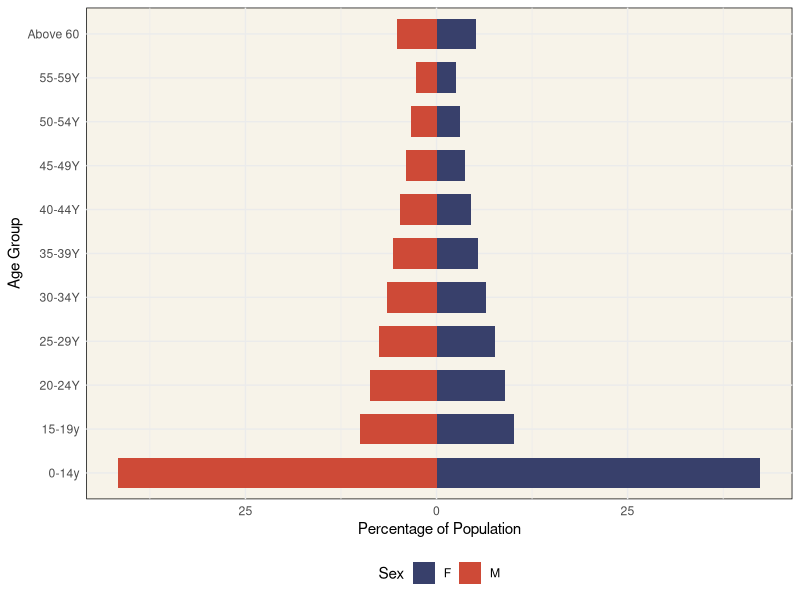
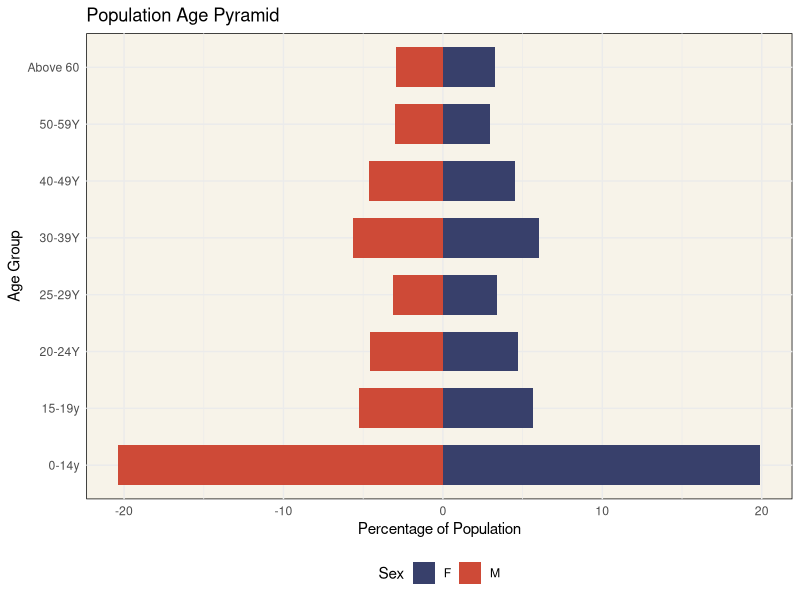
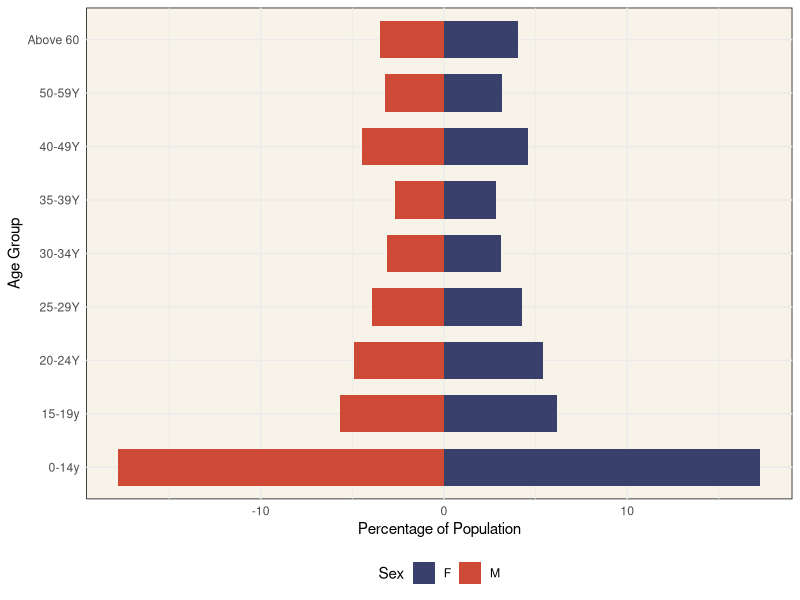
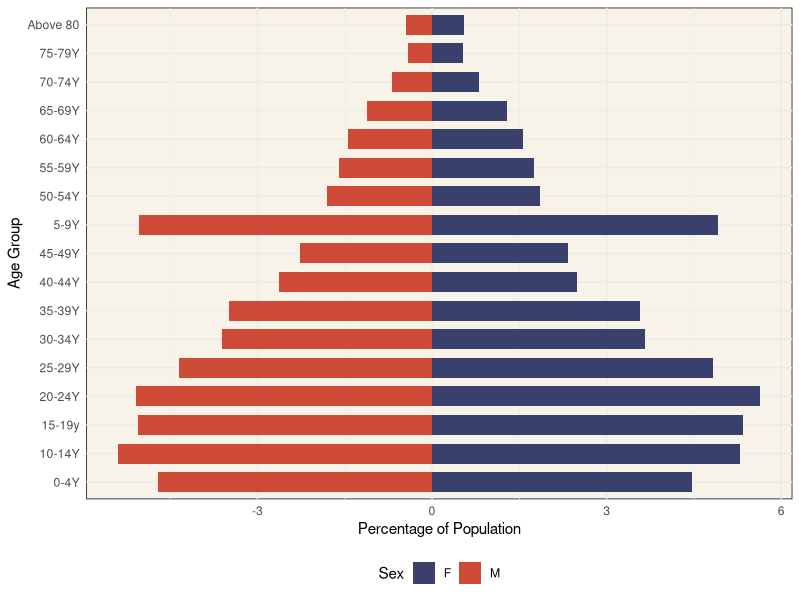
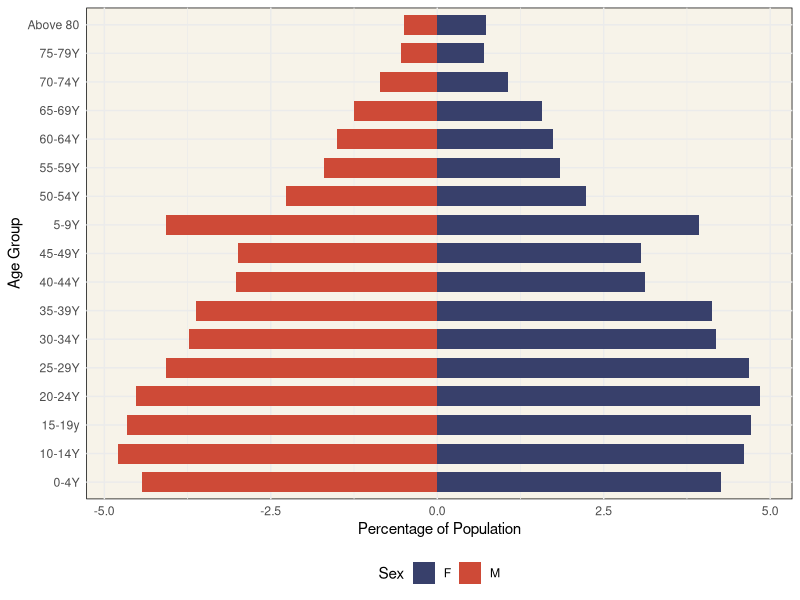
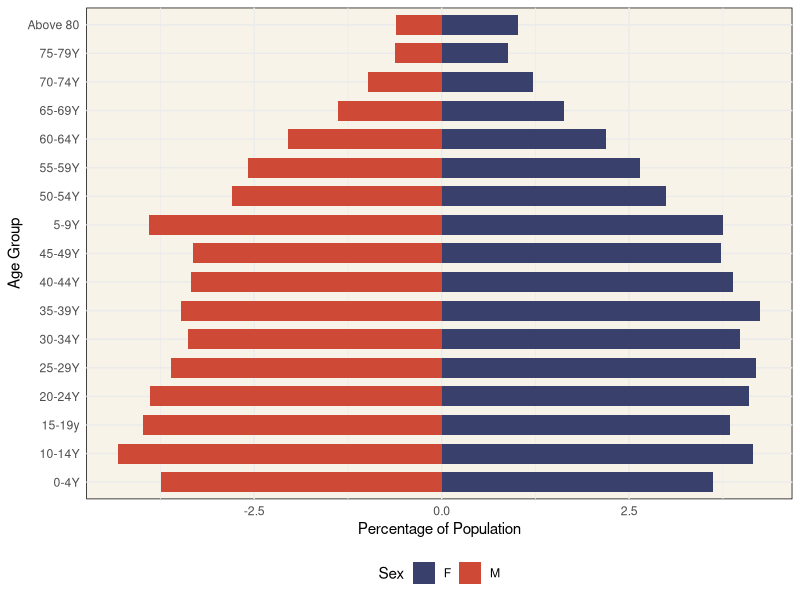

Generate these figures, in order, with R:
## ---- chunk 1

#| label: setup
#| warning: false
#| echo: false

library(dplyr)
library(tidyr)
library(ggplot2)

## ---- chunk 2
# Original 1961 data
population_data <- data.frame(
  Age.group = c(rep("0-14y", 2), rep("15-19y", 2), rep("20-24Y", 2), rep("25-29Y", 2), 
                rep("30-34Y", 2), rep("35-39Y", 2), rep("40-44Y", 2), rep("45-49Y", 2),
                rep("50-54Y", 2), rep("55-59Y", 2), rep("Above 60", 2)),
  Sex = rep(c("M", "F"), 11),
  Population = c(3480500, 3747300, 842200, 895100, 728300, 787200, 626800, 673400,
                 543700, 575700, 475600, 481100, 402200, 395000, 335200, 329000,
                 275400, 276300, 219800, 225400, 432200, 461300)
)

# Convert Population to numeric (in case it's read as character)
population_data$Population <- as.numeric(gsub(",", "", population_data$Population))

# Calculate total population for each sex
total_population <- population_data %>%
  group_by(Sex) %>%
  summarize(Total = sum(Population))

# Calculate percentage of total population
population_data <- population_data %>%
  left_join(total_population, by = "Sex") %>%
  mutate(Percentage = (Population / Total) * 100) %>%
  mutate(Percentage = ifelse(Sex == "M", -Percentage, Percentage))

# Plot the age pyramid with black and yellow colors
ggplot(population_data, aes(x = Age.group, y = Percentage, fill = Sex)) +
  geom_bar(stat = "identity", width = 0.7) +
  scale_fill_manual(values = c("M" = "#ce4a37", "F" = "#38406b")) +
  coord_flip() +
  scale_y_continuous(labels = abs) +
  labs(x = "Age Group",
       y = "Percentage of Population",
       fill = "Sex") +
  theme_minimal() +
  theme(legend.position = "bottom",
        panel.background = element_rect(fill = "#f7f3e9")) # Added line for custom background color


# Sum populations for different age groups
working_age_population <- population_data %>%
  filter(Age.group %in% c("15-19y", "20-24Y", "25-29Y", "30-34Y", "35-39Y", "40-44Y", "45-49Y", "50-54Y", "55-59Y")) %>%
  summarize(Total = sum(Population)) %>%
  pull(Total)

elderly_population <- population_data %>%
  filter(Age.group == "Above 60") %>%
  summarize(Total = sum(Population)) %>%
  pull(Total)

# Calculate dependency ratio
dependency_ratio <- ((elderly_population) / working_age_population) * 100

# Print results
cat("Working Age Population:", working_age_population, "\n")
cat("Elderly Population:", elderly_population, "\n")
cat("Dependency Ratio:", dependency_ratio, "%\n")

## ---- chunk 3

# Create the data frame
data_1971 <- data.frame(
  Age.group = c("0-14y", "0-14y", "15-19y", "15-19y", "20-24Y", "20-24Y", "25-29Y", "25-29Y", 
                "30-39Y", "30-39Y", "40-49Y", "40-49Y", "50-59Y", "50-59Y", "Above 60", "Above 60"),
  Sex = c("M", "F", "M", "F", "M", "F", "M", "F", "M", "F", "M", "F", "M", "F", "M", "F"),
  Population_1971 = c(4345415, 4249847, 1127098, 1210207, 977869, 1012032, 664368, 723141, 1205088, 
                 1282770, 995745, 960628, 639945, 624627, 631802, 695893)
)

# Calculate total population for percentage calculation
total_population_1971 <- sum(data_1971$Population_1971)

# Add percentage column
data_1971$Percentage_1971 <- (data_1971$Population_1971 / total_population_1971) * 100

# Prepare data for plotting
data_plot <- data_1971 %>%
  mutate(Percentage_1971 = ifelse(Sex == "M", -Percentage_1971, Percentage_1971))

# Plot the age pyramid
ggplot(data_plot, aes(x = Age.group, y = Percentage_1971, fill = Sex)) +
  geom_bar(stat = "identity", position = "identity", width = 0.7) +
  coord_flip() +
  scale_fill_manual(values = c("M" = "#ce4a37", "F" = "#38406b")) +
  labs(title = "Population Age Pyramid",
       x = "Age Group",
       y = "Percentage of Population") +
  theme_minimal() +
  theme(legend.position = "bottom",
        panel.background = element_rect(fill = "#f7f3e9"))

# Calculate total population for each age group
pop_above_60 <- sum(data_1971[data_1971$Age.group == "Above 60", "Population_1971"])
pop_working_age <- sum(data_1971[data_1971$Age.group %in% c("15-19y", "20-24Y", "25-29Y", "30-39Y", "40-49Y", "50-59Y"), "Population_1971"])

# Calculate dependency ratio
dependency_ratio <- (pop_above_60 / pop_working_age) * 100

# Print the result
dependency_ratio

## ---- chunk 4

# Create the data frame
data_1981 <- data.frame(
  Age.group = c("0-14y", "0-14y", "15-19y", "15-19y", "20-24Y", "20-24Y", "25-29Y", "25-29Y", 
                "30-34Y", "30-34Y", "35-39Y", "35-39Y", "40-49Y", "40-49Y", "50-59Y", "50-59Y", 
                "Above 60", "Above 60"),
  Sex = c("M", "F", "M", "F", "M", "F", "M", "F", "M", "F", "M", "F", "M", "F", "M", "F", "M", "F"),
  Population_1981 = c(4521000, 4392000, 1444000, 1566000, 1250000, 1370000, 1001000, 1081000, 789000, 
                 789000, 674000, 727000, 1138000, 1165000, 815000, 811000, 895000, 1022000)
)

# Calculate total population for percentage calculation
total_population_1981 <- sum(data_1981$Population_1981)

# Add percentage column
data_1981$Percentage_1981 <- (data_1981$Population_1981 / total_population_1981) * 100

# Prepare data for plotting
data_plot1 <- data_1981 %>%
  mutate(Percentage_1981 = ifelse(Sex == "M", -Percentage_1981, Percentage_1981))

# Plot the age pyramid
ggplot(data_plot1, aes(x = Age.group, y = Percentage_1981, fill = Sex)) +
  geom_bar(stat = "identity", position = "identity", width = 0.7) +
  coord_flip() +
  scale_fill_manual(values = c("M" = "#ce4a37", "F" = "#38406b")) +
  labs(x = "Age Group",
       y = "Percentage of Population") +
  theme_minimal() +
  theme(legend.position = "bottom",
        panel.background = element_rect(fill = "#f7f3e9"))

# Calculate total population for each group
pop_above_60_1981 <- sum(data_1981[data_1981$Age.group == "Above 60", "Population_1981"])
pop_working_age_1981 <- sum(data_1981[data_1981$Age.group %in% c("15-19y", "20-24Y", "25-29Y", "30-34Y", "35-39Y", "40-49Y", "50-59Y"), "Population_1981"])

# Calculate dependency ratio
dependency_ratio_1981 <- (pop_above_60_1981 / pop_working_age_1981) * 100

# Print the result
dependency_ratio_1981


## ---- chunk 5
# Create the data frame
data_1991 <- data.frame(
  Age.group = c("0-4Y", "0-4Y", "5-9Y", "5-9Y", "10-14Y", "10-14Y", "15-19y", "15-19y", 
                "20-24Y", "20-24Y", "25-29Y", "25-29Y", "30-34Y", "30-34Y", "35-39Y", "35-39Y",
                "40-44Y", "40-44Y", "45-49Y", "45-49Y", "50-54Y", "50-54Y", "55-59Y", "55-59Y",
                "60-64Y", "60-64Y", "65-69Y", "65-69Y", "70-74Y", "70-74Y", "75-79Y", "75-79Y",
                "Above 80", "Above 80"),
  Sex = c("M", "F", "M", "F", "M", "F", "M", "F", "M", "F", "M", "F", "M", "F", "M", "F",
          "M", "F", "M", "F", "M", "F", "M", "F", "M", "F", "M", "F", "M", "F", "M", "F",
          "M", "F"),
  Population_1991 = c(1365090, 1298620, 1459473, 1425373, 1564752, 1534328, 1467374, 1551965,
                 1475802, 1636830, 1262730, 1398554, 1046690, 1060612, 1013437, 1036484,
                 764030, 724101, 657954, 678628, 523257, 538602, 465404, 510493, 417045,
                 454527, 324559, 374175, 199223, 232057, 121978, 154954, 128057, 160790)
)

# Calculate total population for percentage calculation
total_population_1991 <- sum(data_1991$Population_1991)

# Add percentage column
data_1991$Percentage_1991 <- (data_1991$Population_1991 / total_population_1991) * 100

# Prepare data for plotting
data_plot2 <- data_1991 %>%
  mutate(Percentage_1991 = ifelse(Sex == "M", -Percentage_1991, Percentage_1991))

# Plot the age pyramid
ggplot(data_plot2, aes(x = Age.group, y = Percentage_1991, fill = Sex)) +
  geom_bar(stat = "identity", position = "identity", width = 0.7) +
  coord_flip() +
  scale_fill_manual(values = c("M" = "#ce4a37", "F" = "#38406b")) +
  labs(x = "Age Group",
       y = "Percentage of Population") +
  theme_minimal() +
  theme(legend.position = "bottom",
        panel.background = element_rect(fill = "#f7f3e9"))

# Calculate total population for each group
pop_above_60_1991 <- sum(data_1991[data_1991$Age.group == "Above 80", "Population_1991"]) +
                      sum(data_1991[data_1991$Age.group %in% c("60-64Y", "65-69Y", "70-74Y", "75-79Y"), "Population_1991"])

pop_working_age_1991 <- sum(data_1991[data_1991$Age.group %in% c("15-19y", "20-24Y", "25-29Y", 
                                                                "30-34Y", "35-39Y", "40-44Y", 
                                                                "45-49Y", "50-54Y", "55-59Y"), "Population_1991"])

# Calculate dependency ratio
dependency_ratio_1991 <- (pop_above_60_1991 / pop_working_age_1991) * 100

# Print the result
dependency_ratio_1991


## ---- chunk 6
# Create the data frame
data_2001 <- data.frame(
  Age.group = c("0-4Y", "0-4Y", "5-9Y", "5-9Y", "10-14Y", "10-14Y", "15-19y", "15-19y", 
                "20-24Y", "20-24Y", "25-29Y", "25-29Y", "30-34Y", "30-34Y", "35-39Y", "35-39Y",
                "40-44Y", "40-44Y", "45-49Y", "45-49Y", "50-54Y", "50-54Y", "55-59Y", "55-59Y",
                "60-64Y", "60-64Y", "65-69Y", "65-69Y", "70-74Y", "70-74Y", "75-79Y", "75-79Y",
                "Above 80", "Above 80"),
  Sex = c("M", "F", "M", "F", "M", "F", "M", "F", "M", "F", "M", "F", "M", "F", "M", "F",
          "M", "F", "M", "F", "M", "F", "M", "F", "M", "F", "M", "F", "M", "F", "M", "F",
          "M", "F"),
  Population_2001 = c(1409487, 1355677, 1295679, 1248502, 1523842, 1463358, 1484586, 1499920,
                 1440467, 1543523, 1296905, 1489290, 1185807, 1330656, 1154778, 1311576,
                 960397, 990887, 952021, 974123, 724701, 712819, 541668, 588576, 480345,
                 551791, 399671, 502344, 273293, 340129, 173558, 225531, 157345, 231668)
)

# Calculate total population for percentage calculation
total_population_2001 <- sum(data_2001$Population_2001)

# Add percentage column
data_2001$Percentage_2001 <- (data_2001$Population_2001 / total_population_2001) * 100

# Prepare data for plotting
data_plot3 <- data_2001 %>%
  mutate(Percentage_2001 = ifelse(Sex == "M", -Percentage_2001, Percentage_2001))

# Plot the age pyramid
ggplot(data_plot3, aes(x = Age.group, y = Percentage_2001, fill = Sex)) +
  geom_bar(stat = "identity", position = "identity", width = 0.7) +
  coord_flip() +
  scale_fill_manual(values = c("M" = "#ce4a37", "F" = "#38406b")) +
  labs(x = "Age Group",
       y = "Percentage of Population") +
  theme_minimal() +
  theme(legend.position = "bottom",
        panel.background = element_rect(fill = "#f7f3e9"))

# Calculate total population for each group
pop_above_60_2001 <- sum(data_2001[data_2001$Age.group == "Above 80", "Population_2001"]) +
                      sum(data_2001[data_2001$Age.group %in% c("60-64Y", "65-69Y", "70-74Y", "75-79Y"), "Population_2001"])

pop_working_age_2001 <- sum(data_2001[data_2001$Age.group %in% c("15-19y", "20-24Y", "25-29Y", 
                                                                "30-34Y", "35-39Y", "40-44Y", 
                                                                "45-49Y", "50-54Y", "55-59Y"), "Population_2001"])

# Calculate dependency ratio
dependency_ratio_2001 <- (pop_above_60_2001 / pop_working_age_2001) * 100

# Print the result
dependency_ratio_2001
## ---- chunk 7
# Create the data frame
data_2011 <- data.frame(
  Age.group = c("0-4Y", "0-4Y", "5-9Y", "5-9Y", "10-14Y", "10-14Y", "15-19y", "15-19y", 
                "20-24Y", "20-24Y", "25-29Y", "25-29Y", "30-34Y", "30-34Y", "35-39Y", "35-39Y",
                "40-44Y", "40-44Y", "45-49Y", "45-49Y", "50-54Y", "50-54Y", "55-59Y", "55-59Y",
                "60-64Y", "60-64Y", "65-69Y", "65-69Y", "70-74Y", "70-74Y", "75-79Y", "75-79Y",
                "Above 80", "Above 80"),
  Sex = c("M", "F", "M", "F", "M", "F", "M", "F", "M", "F", "M", "F", "M", "F", "M", "F",
          "M", "F", "M", "F", "M", "F", "M", "F", "M", "F", "M", "F", "M", "F", "M", "F",
          "M", "F"),
  Population_2011 = c(1247534, 1205558, 1303190, 1251922, 1438917, 1383853, 1328299, 1282253,
                 1298826, 1366983, 1203978, 1400114, 1128217, 1327284, 1161819, 1417854,
                 1117424, 1295074, 1105598, 1242932, 931191, 996954, 861527, 880881, 685136,
                 729535, 459232, 542902, 326562, 406810, 208317, 293050, 204348, 337501)
)

# Calculate total population for percentage calculation
total_population_2011 <- sum(data_2011$Population_2011)

# Add percentage column
data_2011$Percentage_2011 <- (data_2011$Population_2011 / total_population_2011) * 100

# Prepare data for plotting
data_plot4 <- data_2011 %>%
  mutate(Percentage_2011 = ifelse(Sex == "M", -Percentage_2011, Percentage_2011))

# Plot the age pyramid
ggplot(data_plot4, aes(x = Age.group, y = Percentage_2011, fill = Sex)) +
  geom_bar(stat = "identity", position = "identity", width = 0.7) +
  coord_flip() +
  scale_fill_manual(values = c("M" = "#ce4a37", "F" = "#38406b")) +
  labs(x = "Age Group",
       y = "Percentage of Population") +
  theme_minimal() +
  theme(legend.position = "bottom", ,
        panel.background = element_rect(fill = "#f7f3e9"))

# Calculate total population for each group
pop_above_60_2011 <- sum(data_2011[data_2011$Age.group == "Above 80", "Population_2011"]) +
                      sum(data_2011[data_2011$Age.group %in% c("60-64Y", "65-69Y", "70-74Y", "75-79Y"), "Population_2011"])

pop_working_age_2011 <- sum(data_2011[data_2011$Age.group %in% c("15-19y", "20-24Y", "25-29Y", 
                                                                "30-34Y", "35-39Y", "40-44Y", 
                                                                "45-49Y", "50-54Y", "55-59Y"), "Population_2011"])

# Calculate dependency ratio
dependency_ratio_2011 <- (pop_above_60_2011 / pop_working_age_2011) * 100

# Print the result
dependency_ratio_2011
